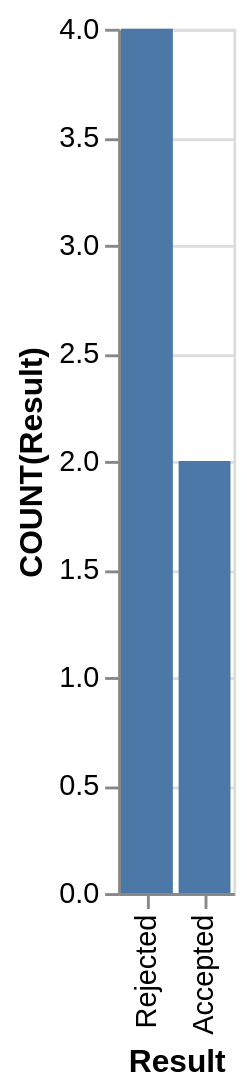

The specification (Vega-Lite) saved for this image:
### Vega-Lite specification from a JSON file in a GitHub repository (floating-point values rounded to 4 significant figures)
{"data": {"values": [{"x_data": "Rejected", "y_data": 4}, {"x_data": "Accepted", "y_data": 2}]}, "mark": "bar", "encoding": {"x": {"field": "x_data", "type": "nominal", "title": "Result", "sort": "descending"}, "y": {"field": "y_data", "type": "quantitative", "title": "COUNT(Result)"}}}
